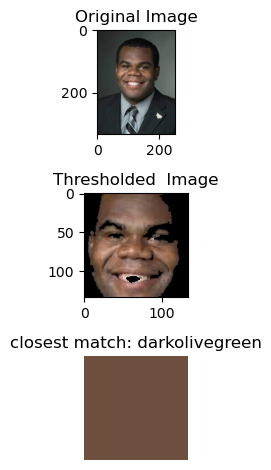
#> input picture download.png, 271 x 470 px, given in place of the camera
$ jupyter execute --allow-errors Skin_Color_Detection.ipynb
#> lines starting #> are read from the running program, lines starting #| are printed output that depends on the picture; after the words box and inside, x2 and y2 are one past the last pixel; in counts of white or black regions, pixels touching at a corner belong together; long printed decimals are rounded
#> further down, image is the input picture: shape (470, 271, 3); mean B, G, R 203.8, 206.3, 210.6
#> `image = imutils.resize(image, width=250)`:
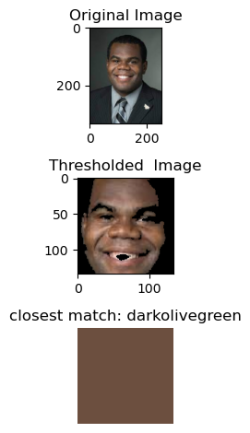
#> image: shape (433, 250, 3); mean B, G, R 203.8, 206.3, 210.6
[cell 1]
import numpy as np
import cv2
from sklearn.cluster import KMeans
from collections import Counter
import imutils
import pprint
from matplotlib import pyplot as plt
from webcolors import rgb_to_name

face_cascade = cv2.CascadeClassifier(cv2.data.haarcascades + 'haarcascade_frontalface_default.xml')

def detect_faces(image):
#     gray = cv2.cvtColor(image, cv2.COLOR_BGR2GRAY)
    faces = face_cascade.detectMultiScale(image, scaleFactor=1.1, minNeighbors=5, minSize=(30, 30))
    return faces

def extractSkin(image):
    # Taking a copy of the image
    img = image.copy()
    # Converting from BGR Colours Space to HSV
    img = cv2.cvtColor(img, cv2.COLOR_BGR2HSV)

    # Defining HSV Threadholds
    lower_threshold = np.array([0, 48, 80], dtype=np.uint8)
    upper_threshold = np.array([20, 255, 255], dtype=np.uint8)

#     lower_threshold = np.array([0, 20, 70], dtype=np.uint8)
#     upper_threshold = np.array([20, 255, 255], dtype=np.uint8)

    # Single Channel mask,denoting presence of colours in the about threshold
    skinMask = cv2.inRange(img, lower_threshold, upper_threshold)

    # Cleaning up mask using Gaussian Filter
    skinMask = cv2.GaussianBlur(skinMask, (3, 3), 0)

    # Extracting skin from the threshold mask
    skin = cv2.bitwise_and(img, img, mask=skinMask)

    # Return the Skin image
    return cv2.cvtColor(skin, cv2.COLOR_HSV2BGR)


def removeBlack(estimator_labels, estimator_cluster):

    # Check for black
    hasBlack = False

    # Get the total number of occurance for each color
    occurance_counter = Counter(estimator_labels)

    # Quick lambda function to compare to lists
    def compare(x, y): return Counter(x) == Counter(y)

    # Loop through the most common occuring color
    for x in occurance_counter.most_common(len(estimator_cluster)):

        # Quick List comprehension to convert each of RBG Numbers to int
        color = [int(i) for i in estimator_cluster[x[0]].tolist()]

        # Check if the color is [0,0,0] that if it is black
        if compare(color, [0, 0, 0]) == True:
            # delete the occurance
            del occurance_counter[x[0]]
            # remove the cluster
            hasBlack = True
            estimator_cluster = np.delete(estimator_cluster, x[0], 0)
            break

    return (occurance_counter, estimator_cluster, hasBlack)


def getColorInformation(estimator_labels, estimator_cluster, hasThresholding=False):

    # Variable to keep count of the occurance of each color predicted
    occurance_counter = None

    # Output list variable to return
    colorInformation = []

    # Check for Black
    hasBlack = False

    # If a mask has be applied, remove th black
    if hasThresholding == True:

        (occurance, cluster, black) = removeBlack(
            estimator_labels, estimator_cluster)
        occurance_counter = occurance
        estimator_cluster = cluster
        hasBlack = black

    else:
        occurance_counter = Counter(estimator_labels)

    # Get the total sum of all the predicted occurances
    totalOccurance = sum(occurance_counter.values())

    # Loop through all the predicted colors
    for x in occurance_counter.most_common(len(estimator_cluster)):

        index = (int(x[0]))

        # Quick fix for index out of bound when there is no threshold
        index = (index-1) if ((hasThresholding & hasBlack)
                              & (int(index) != 0)) else index

        # Get the color number into a list
        color = estimator_cluster[index].tolist()

        # Get the percentage of each color
        color_percentage = (x[1]/totalOccurance)

        # make the dictionay of the information
        colorInfo = {"cluster_index": index, "color": color,
                     "color_percentage": color_percentage}

        # Add the dictionary to the list
        colorInformation.append(colorInfo)

    return colorInformation


def extractDominantColor(image, number_of_colors=5, hasThresholding=False):

    # Quick Fix Increase cluster counter to neglect the black(Read Article)
    if hasThresholding == True:
        number_of_colors += 1

    # Taking Copy of the image
    img = image.copy()

    # Convert Image into RGB Colours Space
    img = cv2.cvtColor(img, cv2.COLOR_BGR2RGB)

    # Reshape Image
    img = img.reshape((img.shape[0]*img.shape[1]), 3)

    # Initiate KMeans Object
    estimator = KMeans(n_clusters=number_of_colors, random_state=0)

    # Fit the image
    estimator.fit(img)

    # Get Colour Information
    colorInformation = getColorInformation(
        estimator.labels_, estimator.cluster_centers_, hasThresholding)
    return colorInformation


def plotColorBar(colorInformation):
    # Create a 500x100 black image
    color_bar = np.zeros((100, 100, 3), dtype="uint8")
    first_color = colorInformation[0]

    # Calculate the width for the first color based on its percentage
    width = int(first_color["color_percentage"] * color_bar.shape[1])

    # Get the color as a tuple
    color = tuple(map(int, first_color['color']))


    # Create a rectangle for the first color
    cv2.rectangle(color_bar, (0, 0), (100, 100), color, -1)

    # Add the color name as text
#     cv2.putText(color_bar, color, (10, 70), cv2.FONT_HERSHEY_SIMPLEX, 1, (255, 255, 255), 2)

    return color_bar, color


"""## Section Two.4.2 : Putting it All together: Pretty Print

The function makes print out the color information in a readable manner
"""


def prety_print_data(color_info):
    for x in color_info:
        print(pprint.pformat(x))
        print()
        break


# Get Image from URL. If you want to upload an image file and use that comment the below code and replace with  image=cv2.imread("FILE_NAME")
# image = imutils.url_to_image(
#     "https://raw.githubusercontent.com/octalpixel/Skin-Extraction-from-Image-and-Finding-Dominant-Color/master/82764696-open-palm-hand-gesture-of-male-hand_image_from_123rf.com.jpg")

image=cv2.imread("1.jpeg")

# Resize image to a width of 250
#> (the rest of this cell did not finish here and is left out)

[cell 2]
cv2.namedWindow('Camera Output')

# Get pointer to video frames from primary device
videoFrame = cv2.VideoCapture(0)

# Process the video frames
keyPressed = -1 # -1 indicates no key pressed

#> (the rest of this cell did not finish here and is left out)

#> in detect_faces, `faces = face_cascade.detectMultiScale(image, scaleFactor=1.1, minNeigh..`: faces = [[103, 44, 42, 42], [78, 180, 91, 91]]
#> the loop `for (x, y, w, h) in faces:` made 2 passes
#> (x, y, w, h, lower_threshold in extractSkin, upper_threshold in extractSkin) on passes 1 to 2: (103, 44, 42, 42, [0, 48, 80], [20, 255, 255]), (78, 180, 91, 91, [0, 48, 80], [20, 255, 255])
#> pass 1, `face_roi = image[y:y+h, x:x+w]`:
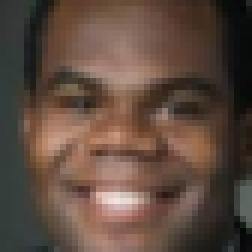
#> face_roi: shape (42, 42, 3) (shown 6 times larger); mean B, G, R 63.8, 75.1, 95.2
#> pass 1, in extractSkin, `skinMask = cv2.inRange(img, lower_threshold, upper_threshold)`:
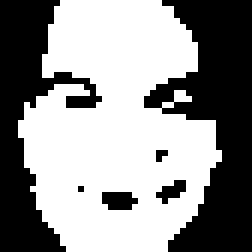
#> skinMask: shape (42, 42) (shown 6 times larger); 57% white; 6 black regions (4 under 20 px), largest, box (x1, y1, x2, y2) and area: (24, 0, 42, 42) 425, (0, 0, 17, 42) 304
#> pass 1, in extractSkin, `skinMask = cv2.GaussianBlur(skinMask, (3, 3), 0)`:
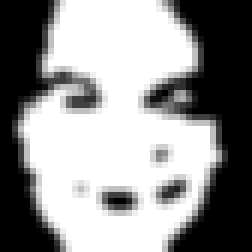
#> skinMask: shape (42, 42) (shown 6 times larger); min 0, max 255, mean 145.4
#> after the loop `for (x, y, w, h) in faces:`:
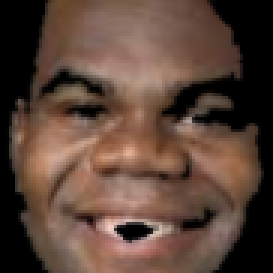
#> face_roi: shape (91, 91, 3) (shown 3 times larger); mean B, G, R 57.2, 68.4, 91.8

# Loop through the detected faces and detect skin color in each face region
    for (x, y, w, h) in faces:
        face_roi = image[y:y+h, x:x+w]
        skin = extractSkin(face_roi)
        plt.subplot(3, 1, 2)
        plt.imshow(cv2.cvtColor(skin, cv2.COLOR_BGR2RGB))
        plt.title("Thresholded  Image")
    # [13 lines of commented-out code are left out]
    dominantColors = extractDominantColor(skin, hasThresholding=True)
#> `dominantColors = extractDominantColor(skin, hasThresholding=True)`: dominantColors = 6 items

# Show in the dominant color information
    print("Color Information")
    prety_print_data(dominantColors)
#> the loop in prety_print_data, `for x in color_info:` made 1 pass
#| {'cluster_index': 2,
#|  'color': [1.163, 0.8443, 0.6828],
#|  'color_percentage': 0.2676}

# Show in the dominant color as bar
    print("Color Bar")
    colour_bar, color_name = plotColorBar(dominantColors)
#> in plotColorBar, `first_color = colorInformation[0]`: first_color = {'cluster_index': 2, 'color': [1.16, 0.844, 0.683], 'color_percentage': 0.268}
#> in plotColorBar, `width = int(first_color["color_percentage"] * color_bar.shape[1])`: width = 26
#> in plotColorBar, `color = tuple(map(int, first_color['color']))`: color = (1, 0, 0)
#> in plotColorBar, `cv2.rectangle(color_bar, (0, 0), (100, 100), color, -1)`:
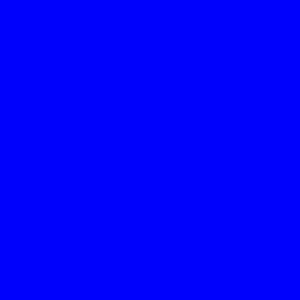
#> color_bar: shape (100, 100, 3) (shown 3 times larger); mean of channels 0, 1, 2 1, 0, 0; drawn with 1 as white
    plt.subplot(3, 1, 3)
    plt.axis("off")
    plt.imshow(colour_bar)

    rgb_color_int = tuple(map(int, color_name))

    from scipy.spatial import KDTree
    from webcolors import (
        CSS3_HEX_TO_NAMES,
        hex_to_rgb,
    )
    def convert_rgb_to_names(rgb_tuple):

    # a dictionary of all the hex and their respective names in css3
        css3_db = CSS3_HEX_TO_NAMES
        names = []
        rgb_values = []
        for color_hex, color_name in css3_db.items():
            names.append(color_name)
            rgb_values.append(hex_to_rgb(color_hex))

        kdt_db = KDTree(rgb_values)
        distance, index = kdt_db.query(rgb_tuple)
        return f'closest match: {names[index]}'

# Find the closest English color name
    closest_color = convert_rgb_to_names(rgb_color_int)
    plt.title(closest_color)

    plt.tight_layout()
    plt.show()

    # Display the source image
    cv2.imshow('Camera Output',image)

    # Check for user input to close program
    keyPressed = cv2.waitKey(1) # wait 1 milisecond in each iteration of while loop

# Close window and camera after exiting the while loop
cv2.destroyWindow('Camera Output')
videoFrame.release()
